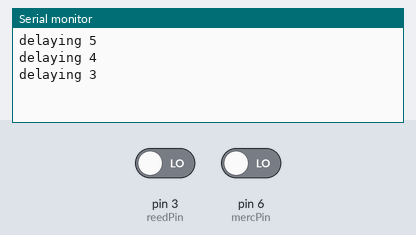
A sketch run on a simulated Arduino Uno, built with avr-gcc and run on an emulated ATmega328P. On the bench: the last lines printed to the serial monitor. The inputs (shaded band) are chosen by the test bench; at power-on: pin 3 (reedPin) LOW, pin 6 (mercPin) LOW.

Above: at 2.8 s.
2.9 s: pin 3 (reedPin) driven HIGH
At 5.8 s:
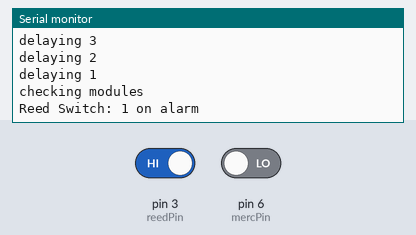
6.5 s: pin 3 (reedPin) driven LOW
At 7.8 s:
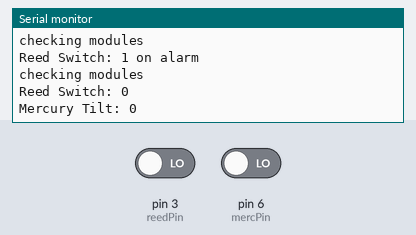
8.5 s: pin 6 (mercPin) driven HIGH
At 9.6 s:
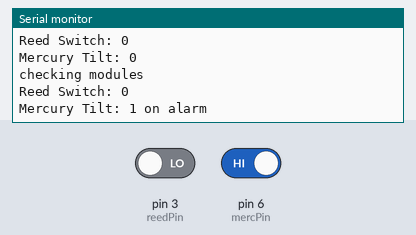
Timing chart, 0 to 11.5 s (numbered marks = the images above; inputs shaded):
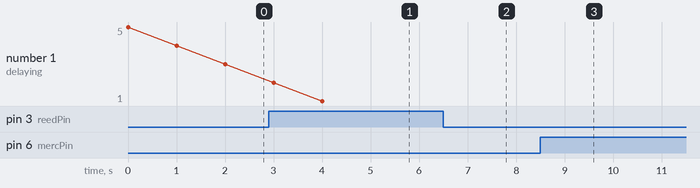

Measured:
- after the input at 2.9 s, the serial monitor: prints a new line after 2.1 s (image 1)
- after the input at 6.5 s, the serial monitor: prints a new line after 0.52 s (image 2)
- after the input at 8.5 s, the serial monitor: prints a new line after 0.54 s (image 3)

The sketch:

sensor3.ino
```cpp
// sensor array #3:

// libraries
#include <Wire.h>

// setup system
int systat, setAlarm = 0;
int alarmCounter = 5; // cycles to delay checking
#define i2cAdd  30 // i2c address

// pin registry
const int reedPin = 3;
const int mercPin = 6;

// component registry
#include "./modules/singleDigitalPin.h" // a generic way to add sensors that uses a single digital pin

// alarm Protocol
void initAlarm(){

}
void doAlarm(){
	Serial.println("On alarm !!!");
}

// modules
void initModules(){
	initDigital(reedPin);
	initDigital(mercPin);
}
void checkModules(){

	systat = checkDigital(reedPin);
	Serial.print("Reed Switch: ");
	Serial.print(systat);
	if(systat == HIGH){
		Serial.print(" on alarm");
		setAlarm = 31;
	}else{
    setAlarm = 0;
	}
	Serial.println(" ");
	if(setAlarm == 0){
  	systat = checkDigital(mercPin);
  	Serial.print("Mercury Tilt: ");
  	Serial.print(systat);
  	if(systat == HIGH){
  		Serial.print(" on alarm");
  		setAlarm = 32;
  	}
  	Serial.println(" ");
	}

}
////////////////////////////////////////////////////
// main functions
void setup(){
	Wire.begin(i2cAdd);
	Wire.onRequest(i2cRequest);
	Serial.begin(9600);
	initAlarm();
	initModules();
}
void i2cRequest(){
	Serial.print("Sending: ");
	Serial.println(setAlarm);
	Wire.write(setAlarm);
}

void loop(){
	//if(setAlarm == LOW){
		if(alarmCounter > 0){
			Serial.print("delaying ");
			Serial.println(alarmCounter);

			systat = checkDigital(reedPin);
			systat = checkDigital(mercPin);
			alarmCounter--;
		}else{
			Serial.println("checking modules");
			checkModules();
		}
	//}
	delay(1000);
}
```

singleDigitalPin.h
```cpp
// setup and check a sensor that uses a single digital pin as input

void initDigital(int dPin){
	pinMode(dPin,INPUT);
}

int checkDigital(int dPin){
	return digitalRead(dPin);
}
```
